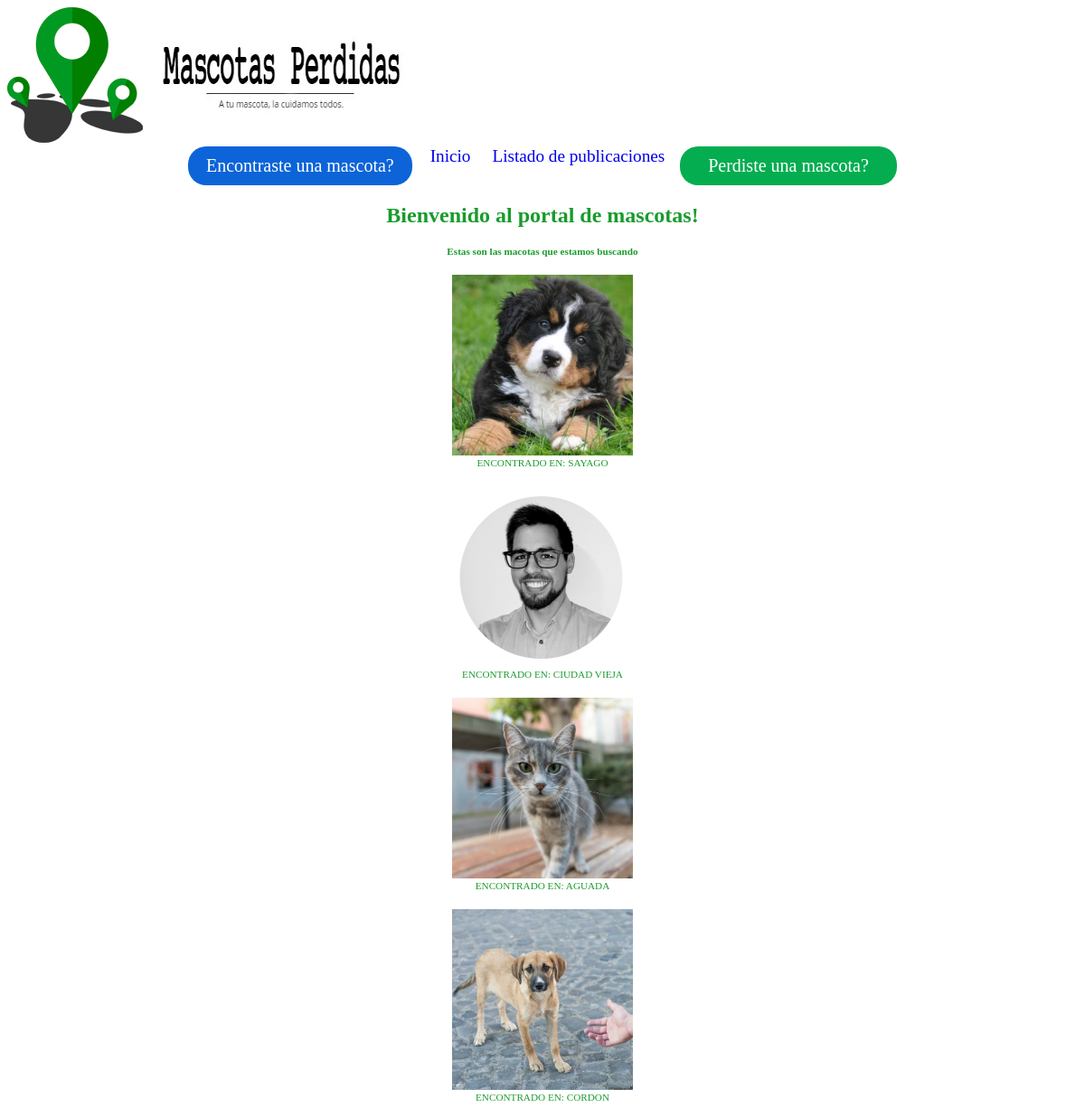
The app's page / (upper part), older data.
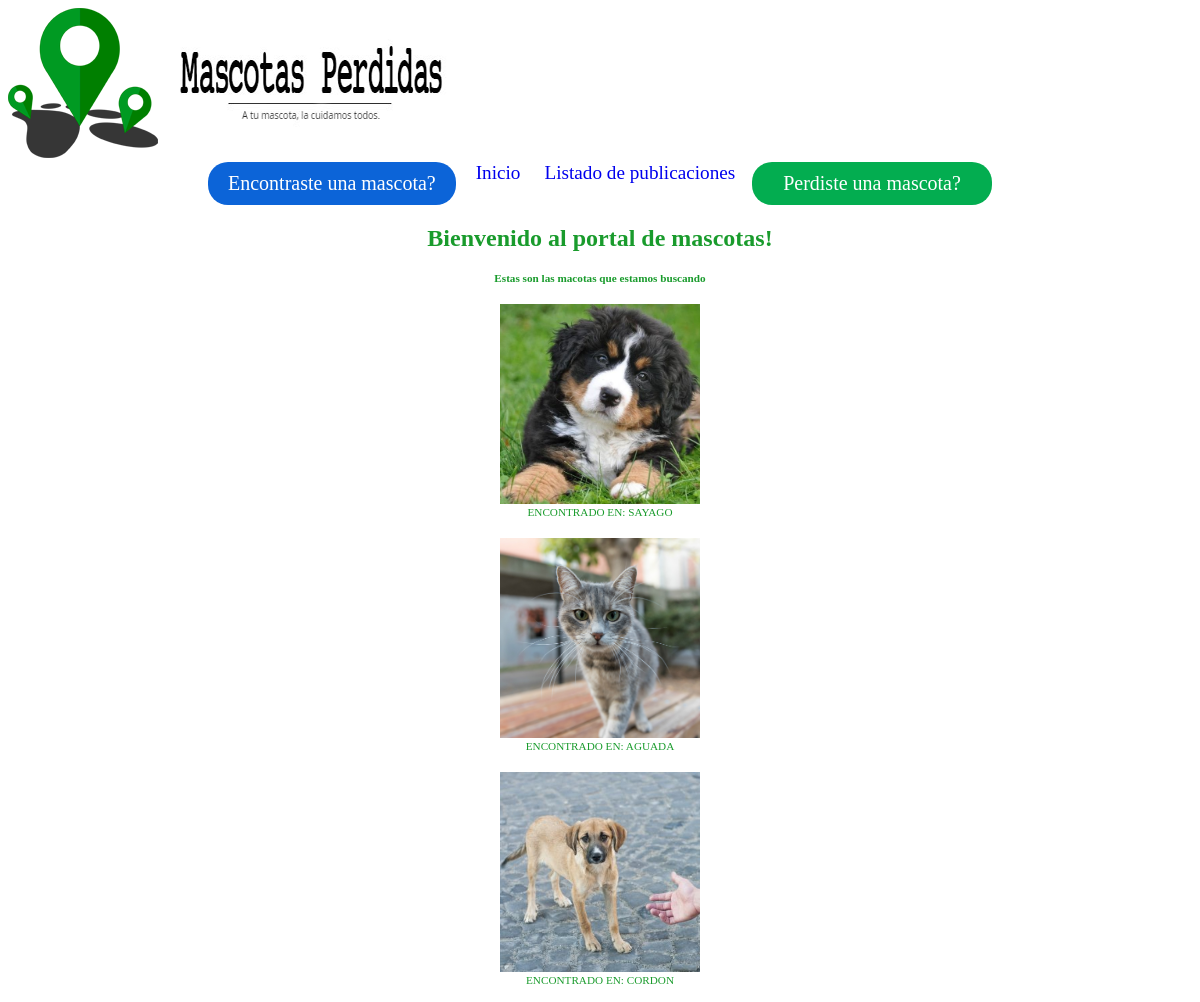
The same page, newer data.
### Mascotas/models.py (models this page shows)
class MascotaPerdida(models.Model):
    estado = models.CharField(max_length=40)
    imagen = models.ImageField(null=True, blank=True)  # <---- NO SACAR EL NULL NI EL BLANK QUE SE ROMPE LA BBDD
    barrio = models.ForeignKey(Barrio, on_delete=models.CASCADE)
    tipo = models.ForeignKey(Tipo, on_delete=models.CASCADE)
    raza = models.ForeignKey(Raza, on_delete=models.CASCADE)
    fecha = models.DateField()
    nombre = models.CharField(max_length=40)
    mail = models.EmailField()
    telefono = models.IntegerField()
    descripcion = models.TextField()

class Barrio(models.Model):
    lugar = models.CharField(max_length=40)  # <---- Para indicar el barrio donde se perdio
    def __str__(self):
        return self.lugar

### Mascotasperdidas/views.py (the view)
# urls.py: 2. Add a URL to urlpatterns:  path('', views.home, name='home')
def home(request):
    mascotas = MascotaPerdida.objects.order_by('-id')                       # <---- mostrar ultimos anuncios al principio
    data = {
        'mascotas':mascotas
    }
    return render(request, 'home.html', data)

### Mascotasperdidas/templates/home.html (shortened to what this page needs)
{% extends 'base.html' %}
{% block contenido %}
    <h3>Estas son las macotas que estamos buscando</h3>
    {% for m in mascotas %}
        {% if m.imagen %}
            <figure id= "fotos">
                <img src="{{ m.imagen.url }}" alt="" class="imagenes">
                <figcaption>{{ m.estado }} EN: {{ m.barrio }}</figcaption>
            </figure>
        {% endif %}
    {% endfor %}
{% endblock %}

Row changes from the older to the newer data that the page shows:
removed MascotaPerdida: imagen (picture), estado "ENCONTRADO", barrio "CIUDAD VIEJA"
